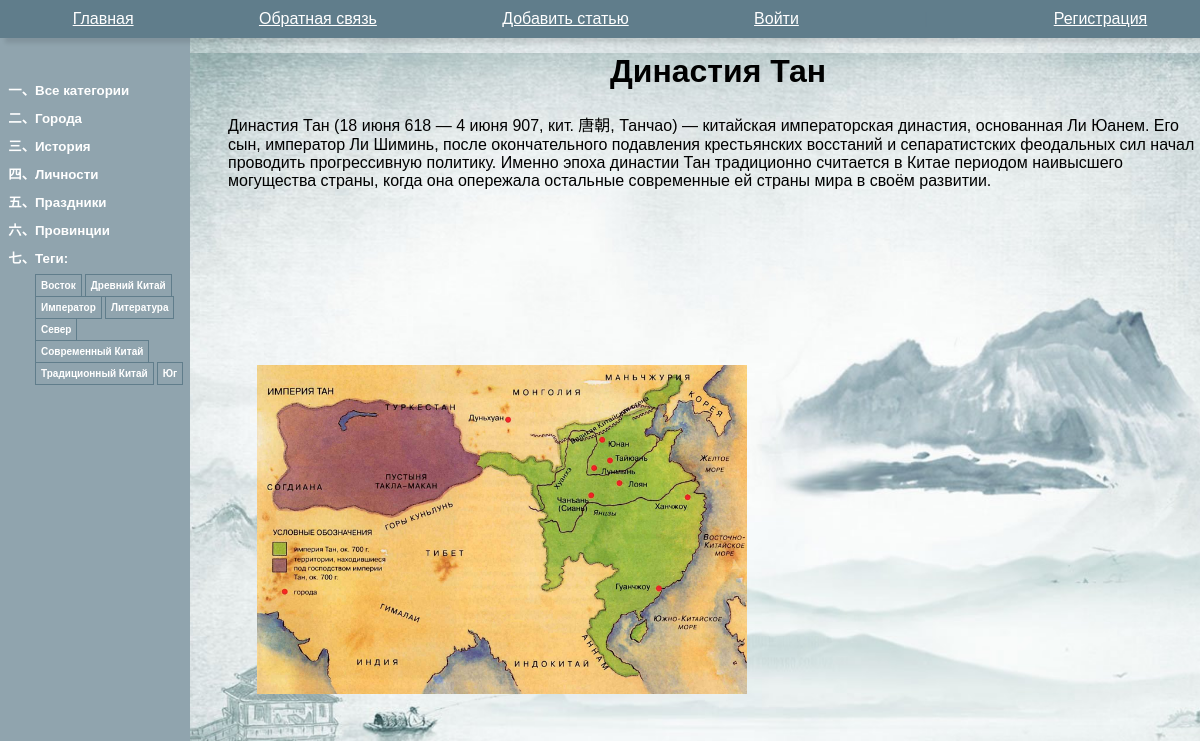
The app's page /china/post/dinastia-tan/ with its own data.
### china/models.py (models this page shows, shortened)
class Category(models.Model):
    name = models.CharField(max_length=100, db_index=True,
                            verbose_name="Категория")
    slug = models.SlugField(max_length=255,
                            unique=True, db_index=True)
    def get_absolute_url(self):
        return reverse('category', kwargs={'cat_slug':
                                               self.slug})
    class Meta:
        verbose_name = 'Категория'
        verbose_name_plural = 'Категории'

class TagPost(models.Model):
    tag = models.CharField(max_length=100,
                           db_index=True)
    slug = models.SlugField(max_length=255,
                            unique=True, db_index=True)
    def get_absolute_url(self):
        return reverse('tag', kwargs={'tag_slug': self.slug})

class China(models.Model):
    class Status(models.IntegerChoices):
        DRAFT = 0, 'Черновик'
        PUBLISHED = 1, 'Опубликовано'
    title = models.CharField(max_length=255, verbose_name="Заголовок")
    slug = models.SlugField(max_length=255, db_index=True, unique=True, verbose_name="URL")
    content = models.TextField(blank=True, verbose_name="Текст статьи")
    annotation = models.TextField(blank=True, verbose_name="Аннотация статьи",  null=True)
    models.DateTimeField(auto_now_add=True, verbose_name="Время создания")
    author = models.ForeignKey(get_user_model(), on_delete=models.SET_NULL, related_name='posts',
                               null=True, default=None)
    cat = models.ForeignKey('Category', on_delete=models.PROTECT, related_name='posts', verbose_name="Категории")
    tags = models.ManyToManyField('TagPost', blank=True, related_name='tags', verbose_name="Тэги")
    photo = models.ImageField(upload_to="photos/%Y/%m/%d/", default=None, blank=True, null=True, verbose_name="Фото")
    time_create = models.DateTimeField(auto_now_add=True, verbose_name="Время создания")
    time_update = models.DateTimeField(auto_now=True, verbose_name="Время изменения")
    is_published = models.BooleanField(choices=tuple(map(lambda x: (bool(x[0]), x[1]), Status.choices)),
                                       default=Status.DRAFT, verbose_name="Статус")
    objects = models.Manager()
    published = PublishedModel()
    translate = models.OneToOneField('Translate', on_delete=models.SET_NULL, null=True, blank=True,
                                     related_name='title_in_rus', verbose_name="Перевод")
    class Meta:
        ordering = ['-time_create']
        indexes = [models.Index(fields=['-time_create']), ]
        verbose_name = 'Информация о Китае'
        verbose_name_plural = 'Информация о Китае'
    def __str__(self):
        return self.title

### china/views.py (the view)
# urls.py: path('post/<slug:post_slug>/', views.ShowPost.as_view(), name='post'),
class ShowPost(DataMixin, DetailView):
    model = China
    template_name = 'china/post.html'
    slug_url_kwarg = 'post_slug'
    context_object_name = 'post'
    def get_context_data(self, **kwargs):
        context = super().get_context_data(**kwargs)
        return self.get_mixin_context(context,
                                      title=context['post'])
    def get_object(self, queryset=None):
        return get_object_or_404(China.published, slug=self.kwargs[self.slug_url_kwarg])

### china/models.py (called while the page is built)
    def get_queryset(self):
        return super().get_queryset().filter(is_published=China.Status.PUBLISHED)

### china/templatetags/china_tags.py (called while the page is built)
@register.inclusion_tag('china/list_categories.html')
def show_categories(cat_selected_id=0):
    cats = Category.objects.annotate(total=Count("posts")).filter(total__gt=0)
    return {"cats": cats, "cat_selected": cat_selected_id}

@register.inclusion_tag('china/list_tags.html')
def show_all_tags():
    return {"tags":
                TagPost.objects.annotate(total=Count("tags")).filter(total__gt=0)}

### china/utils.py (called while the page is built)
    def get_mixin_context(self, context, **kwargs):
        if self.title_page:
               context['title'] = self.title_page
        context['cat_selected'] = None
        context.update(kwargs)
        return context

### users/context_processors.py (called while the page is built)
def get_china_context(request):
    return {'mainmenu': menu}

### china/templates/china/post.html (shortened to what this page needs)
{% extends 'base.html' %}
{% block content %}
<h1>{{title}}</h1>
{{post.content|linebreaks}}
{% if post.photo %}
<img class="img-article-left" src="{{ post.photo.url}}">
{% endif %}
{% endblock %}

### china/templates/china/list_categories.html
{% for cat in cats %}
 {% if cat.id == cat_selected %}
 <li
class="selected">{{cat.name}}</li>
 {% else %}
 <li><a href="{{ cat.get_absolute_url}}">{{cat.name}}</a></li>
 {% endif %}
{% endfor %}

### china/templates/china/list_tags.html
{% if tags %}
Теги:</p>
<ul class="tags-list">
    {% for t in tags %}
    <li><a
            href="{{t.get_absolute_url}}">{{t.tag}}</a></li>
    {% endfor %}
</ul>
{% endif %}

### static/china/css/styles.css (style rules this page uses)
html, body { font-family: 'Arial'; padding: 0; height: 100%; width: 100%; background-image: url("../images/back.jpg"); background-size: cover; }
h1 { display: flex; justify-content: center; flex-wrap: wrap; align-content: flex-end; font-size: 2em; margin-block-start: 1.67em; margin-block-end: 0.67em; margin-inline-start: 0px; margin-inline-end: 0px; font-weight: bold; }
.left-menu ul { list-style: none; padding: 0px; margin: 0px; font-variant: common-ligatures; font-size: smaller; font-weight: bold; list-style: cjk-ideographic; }
.left-menu ul li { margin-bottom: 10px; margin-left: 15px; color: white; text-decoration: none; }
.left-menu a { color: #ffffff; text-decoration: none; }
.img-article-left { display: flex; float: left; margin-top: 140px; width: 50%; height: auto; }
img { width: 150px; height: 130px; float: left; margin: 0 0 0 1%; padding: 2%; }
ul.tags-list { width: 100%; margin: 0; padding: 0; list-style: none; }
ul.tags-list li { margin: 0; padding: 0 0 10px; display: inline-block; }
ul.tags-list li a { padding: 5px; font-size: 10px; border: 1px solid #607d8b; color: white; }

### records on screen
Category: name "Города"
Category: name "История"
Category: name "Личности"
Category: name "Праздники"
Category: name "Провинции"
TagPost: tag "Восток"
TagPost: tag "Древний Китай"
TagPost: tag "Император"
TagPost: tag "Литература"
TagPost: tag "Север"
TagPost: tag "Современный Китай"
TagPost: tag "Традиционный Китай"
TagPost: tag "Юг"
China: title "Династия Тан", content "Династия Тан (18 июня 618 — 4 июня 907, кит. 唐朝, Танчао) — китайская императорская династия, основанная Ли Юанем. Его сын, император Ли Шиминь, после окончательного подавления крестьянских восстаний и сепаратистских феодальных сил начал проводить прогрессивную политику. Именно эпоха династии Тан традиционно считается в Китае периодом наивысшего могущества страны, когда она опережала остальные современные ей страны мира в своём развитии.", photo (picture)

### other values on screen
{{ m.title }} "Главная" "Обратная связь" "Добавить статью"
